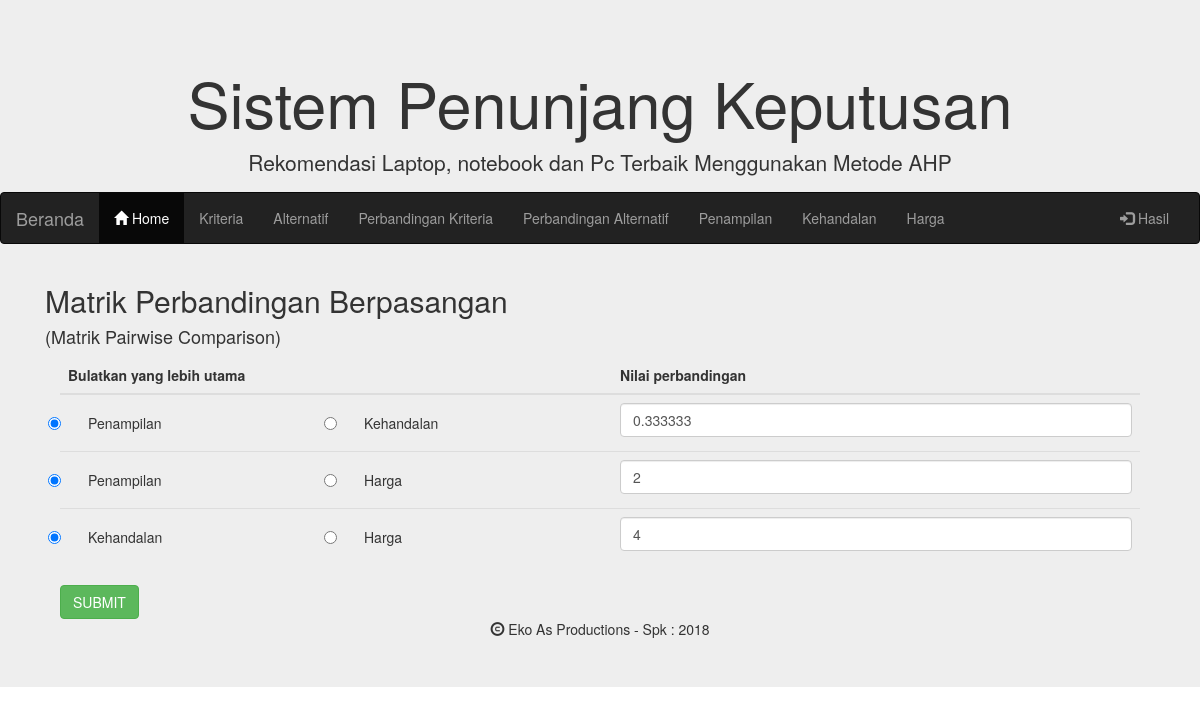
Page /bobot_kriteria.php on the committed database.
### tables this page shows
CREATE TABLE `perbandingan_kriteria` (
  `id` int(11) NOT NULL,
  `kriteria1` int(11) NOT NULL,
  `kriteria2` int(11) NOT NULL,
  `nilai` float NOT NULL
);

### config.php (called while the page is built, shortened)
<?php
	$database = 'tugas_ahp';
?>

### fungsi.php (the view, shortened to what this page needs)
<?php
function getKriteriaID($no_urut) {
	include('config.php');
	$query  = "SELECT id FROM kriteria ORDER BY id";
	$result = mysqli_query($koneksi, $query);
	while ($row = mysqli_fetch_array($result)) {
		$listID[] = $row['id'];
	}
	return $listID[($no_urut)];
}
function getKriteriaNama($no_urut) {
	include('config.php');
	$query  = "SELECT nama FROM kriteria ORDER BY id";
	$result = mysqli_query($koneksi, $query);
	while ($row = mysqli_fetch_array($result)) {
		$nama[] = $row['nama'];
	}
	return $nama[($no_urut)];
}
function getJumlahAlternatif() {
	include('config.php');
	$query  = "SELECT count(*) FROM alternatif";
	$result = mysqli_query($koneksi, $query);
	while ($row = mysqli_fetch_array($result)) {
		$jmlData = $row[0];
	}
	return $jmlData;
}
function getJumlahKriteria() {
	include('config.php');
	$query  = "SELECT count(*) FROM kriteria";
	$result = mysqli_query($koneksi, $query);
	while ($row = mysqli_fetch_array($result)) {
		$jmlData = $row[0];
	}
	return $jmlData;
}
function getNilaiPerbandinganKriteria($kriteria1,$kriteria2) {
	include('config.php');
	$id_kriteria1 = getKriteriaID($kriteria1);
	$id_kriteria2 = getKriteriaID($kriteria2);
	$query  = "SELECT nilai FROM perbandingan_kriteria WHERE kriteria1 = $id_kriteria1 AND kriteria2 = $id_kriteria2";
	$result = mysqli_query($koneksi, $query);
	if (mysqli_num_rows($result)==0) {
		$nilai = 1;
	} else {
		while ($row = mysqli_fetch_array($result)) {
			$nilai = $row['nilai'];
		}
	}
	return $nilai;
}
function showTabelPerbandingan($jenis,$kriteria) {
	include('config.php');
	if ($kriteria == 'kriteria') {
		$n = getJumlahKriteria();
	} else {
		$n = getJumlahAlternatif();
	}
	$query = "SELECT nama FROM $kriteria ORDER BY id";
	$result	= mysqli_query($koneksi, $query);
	while ($row = mysqli_fetch_array($result)) {
		$pilihan[] = $row['nama'];
	}
	?>
	<div class="container">
	<form action="proses.php" method="post">
	<table class="table">
		<thead>
			<tr>
				<th colspan="2">Bulatkan yang lebih utama</th>
				<th>Nilai perbandingan</th>
			</tr>
		</thead>
		<tbody>
			<?php
			$urut = 0;
			for ($x=0; $x <= ($n - 2); $x++) {
				for ($y=($x+1); $y <= ($n - 1) ; $y++) {
					$urut++;
			?>
			<tr>
				<td>
					<div class="radio">
							<input name="pilih<?php echo $urut?>" value="1" checked="" type="radio">
							<label><?php echo $pilihan[$x]; ?></label>
						</div>
				</td>
				<td>
					<div class="radio">
							<input name="pilih<?php echo $urut?>" value="2" type="radio">
							<label><?php echo $pilihan[$y]; ?></label>
						</div>
				</td>
				<td>
	<?php
	if ($kriteria == 'kriteria') {
		$nilai = getNilaiPerbandinganKriteria($x,$y);
	} else {
		$nilai = getNilaiPerbandinganAlternatif($x,$y,($jenis-1));
	}
	?>
						<input type="text" class="form-control" name="bobot<?php echo $urut?>" value="<?php echo $nilai?>" required>
					</div>
			<?php
		}
	}
	?>
	<input class="btn btn-success" type="submit" name="submit" value="SUBMIT">
	<?php
}
?>

### rows in the picture
perbandingan_kriteria: nilai "0.333333"
perbandingan_kriteria: nilai "2"
perbandingan_kriteria: nilai "4"

### other values in the picture
getKriteriaNama($i) "Penampilan"
getKriteriaNama($i) "Kehandalan"
getKriteriaNama($i) "Harga"
$pilihan[$x] "Penampilan"
$pilihan[$y] "Kehandalan"
$pilihan[$y] "Harga"
$pilihan[$x] "Kehandalan"
